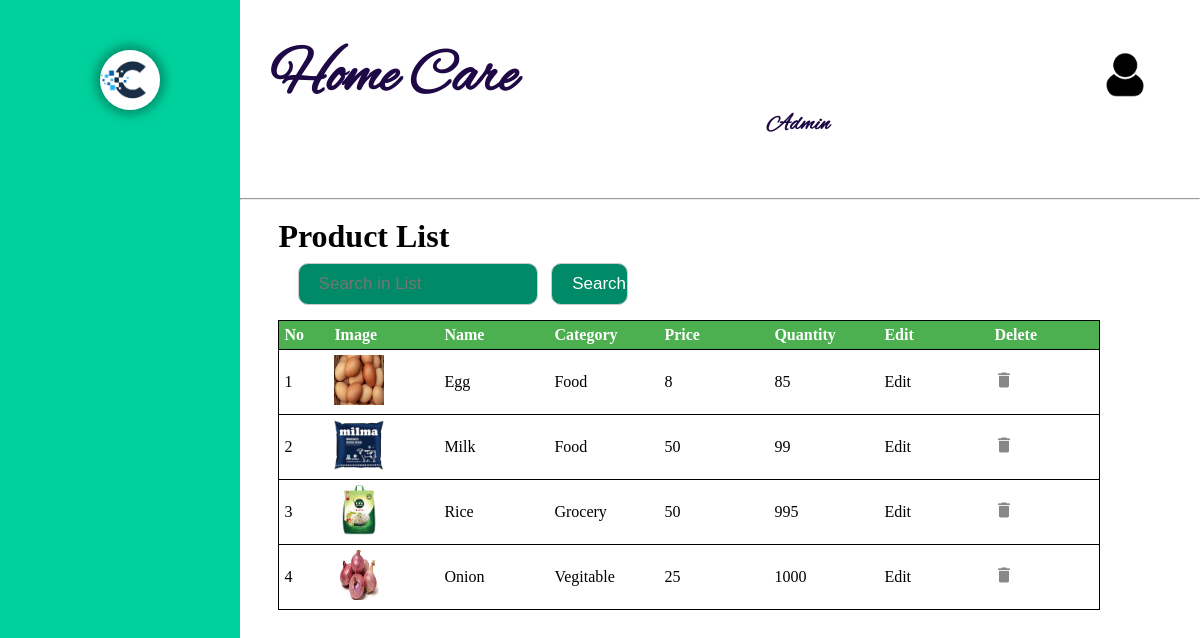
/admin/ViewProduct.php, run on the app's committed database.
### tables this page shows
CREATE TABLE `product` (
  `P_id` int(5) NOT NULL,
  `name` varchar(20) NOT NULL,
  `price` int(5) NOT NULL,
  `quantity` int(5) NOT NULL,
  `category` varchar(20) NOT NULL,
  `image` varchar(50) NOT NULL,
  `status` tinyint(1) NOT NULL DEFAULT 1
);

### admin/ViewProduct.php (the view, shortened to what this page needs)
<!DOCTYPE html>
<html lang="en">
<head>
	<link rel="stylesheet" type="text/css" href="..\css\registration.css" />
</head>
<body>
	<?php require("Leftbar.php"); ?>
	<div class="right_cont" style="{background-color: rgb(232, 232, 232);}">
		<?php require("Topbar.php"); ?>
		<br><h1 style="margin-left:4%;">Product List</h1>
		<form method="post" action="ViewProduct.php">
			<input type="text" name="search" placeholder="Search in List">
			<input type="submit" value="Search">
		</form>
			<?php
				$con=mysqli_connect("localhost","root","","care_app")or die("couldn't connect");
				$counter = 0;
				if (isset($_POST['search']))
				{
					$searchq = $_POST['search'];
					$searchq = preg_replace("#[^0-9a-z]#i","",$searchq);
					$query = "SELECT * FROM product WHERE name LIKE '%$searchq%' OR category LIKE '%$searchq%'";
					$result =mysqli_query($con,$query);
					$count = mysqli_num_rows($result);
					if($count == 0)
					{
						?>
						</table><br><br><tab>
						<?php
						echo  'There was no search results!';
					}
					else{
							?>
								<table class="cart" cellpadding="5" cellspacing="10">
								<tbody>
								<tr>
									<th style="text-align:left;" width="40px">No</th>
									<th style="text-align:left;" width="100px">Image</th>
									<th style="text-align:left;" width="100px">Name</th>
									<th style="text-align:left;" width="100px">Category</th>
									<th style="text-align:left;" width="100px">Price</th>
									<th style="text-align:left;" width="100px">Quantity</th>
									<th style="text-align:left;" width="100px">Edit</th>
									<th style="text-align:left;" width="100px">Delete</th>
								</tr>
							<?php
							while($row=mysqli_fetch_array($result))
							{
								?>
								<tr>
									<td><?php echo ++$counter ?></td>
									<?php
										$pid =$row['P_id'];
										$image = $row['image'];
										$image_src = "../uploads/".$image;?>
									<td><img src='<?php echo $image_src;  ?>' width="50" height="50" ></td>
									<td><?php echo $row['name'] ?></td>
									<td><?php echo $row['category'] ?></td>
									<td><?php echo $row['price'] ?></td>
									<td><?php echo $row['quantity'] ?></td>
									<td><a href="EditProduct.php?dd=<?php echo $pid ?>">Edit</a></td>
									<td><a href="php/DeleteProduct.php?dd=<?php echo $pid ?>"><img src="../images\icon-delete.png" /></a></td>
								</tr>
								<?php
							}
						}
				}
				else
				{
					$query = "SELECT * FROM product ";
					$result =mysqli_query($con,$query);
					?>
						<table class="cart" cellpadding="5" cellspacing="10">
						<tbody>
						<tr>
							<th style="text-align:left;" width="40px">No</th>
							<th style="text-align:left;" width="100px">Image</th>
							<th style="text-align:left;" width="100px">Name</th>
							<th style="text-align:left;" width="100px">Category</th>
							<th style="text-align:left;" width="100px">Price</th>
							<th style="text-align:left;" width="100px">Quantity</th>
							<th style="text-align:left;" width="100px">Edit</th>
							<th style="text-align:left;" width="100px">Delete</th>
						</tr>
					<?php
					while($row=mysqli_fetch_array($result))
					{
						?>
							<tr>
								<td><?php echo ++$counter ?></td>
								<?php
									$pid =$row['P_id'];
									$image = $row['image'];
									$image_src = "../uploads/".$image;?>
								<td><img src='<?php echo $image_src;  ?>' width="50" height="50" ></td>
								<td><?php echo $row['name'] ?></td>
								<td><?php echo $row['category'] ?></td>
								<td><?php echo $row['price'] ?></td>
								<td><?php echo $row['quantity'] ?></td>
								<td><a href="EditProduct.php?dd=<?php echo $pid ?>">Edit</a></td>
								<td><a href="php/DeleteProduct.php?dd=<?php echo $pid ?>"><img src="../images\icon-delete.png" /></a></td>
							</tr>
						<?php
					}
				}
			?>
	</div>
</body>
</html>

### css/registration.css (style rules this page uses)
body { background-color:whitesmoke; background-attachment:fixed; margin: 0px; }
h1 { margin-top: 0%; }
input[type="submit"],[type=button] { background-color: rgb(12, 146, 0); color: #fff; width: 40%; margin: 8px 0; border-radius: 10px; }
input[type=text],[type=date],[type=password],[type="submit"], [type=button],[type=time],[type=number],[type=file],select { width: 100%; padding: 10px 20px; font-size: 17px; margin: 8px 0; display: inline-block; border: 1px solid #ccc; border-radius: 4px; box-sizing: border-box; }
input[type="submit"],[type=button] { background-color: rgb(12, 146, 0); color: #fff; border-radius: 10px; }

### css/home.css (style rules this page uses)
* { margin:0; padding:0; transition: .5s ease-out; }
table { border-collapse: collapse; border: 1px solid black; height: 10px !important; overflow: scroll; }
th { background-color: #4CAF50; color: white; }
th, td { padding: 5px; text-align: left; }
tr { border: 1px solid black; }
.right_cont { width:80%; height:100vh; float:left; background-color: white; }

### admin/ViewProduct.php (style rules this page uses)
table { margin-left:4%; }
input[type="text"] { background-color: rgb(0, 138, 103); color: #fff; width: 25%; margin: -5% 0 0 6%; border-radius: 10px; }
input[type=submit] { background-color: rgb(0, 138, 103); color: #fff; width: 8%; margin: 8px 0 15px 1%; border-radius: 10px; }

### admin/Leftbar.php (style rules this page uses)
a { text-decoration:none; color:black; }

### data on the page
product: image (picture), name "Egg", category "Food", price "8", quantity "85"
product: image (picture), name "Milk", category "Food", price "50", quantity "99"
product: image (picture), name "Rice", category "Grocery", price "50", quantity "995"
product: image (picture), name "Onion", category "Vegitable", price "25", quantity "1000"
